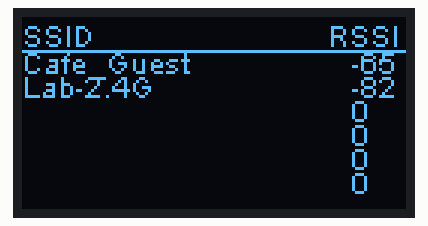
This sketch was run on a simulated ESP32. On the bench: 128×64 one-colour display. A WiFi scan finds three made-up networks.

Above: at 2.1 s.

The sketch:

Heltec_Site_Survey_Tool.ino
```cpp
#include "Arduino.h"
#include "heltec.h"
#include "WiFi.h"

struct networks {
  String Name;
  int    Signal;
};

networks networks_received [20];
networks networks_sorted[20];

void setup() {
  Serial.begin(115200);               // For serial diagnostic prints
  WiFi.mode(WIFI_STA);                // Put ESP32 into Station Mode
  Heltec.display -> init();                     // Initialise the display
  Heltec.display -> setContrast(255); // If you want turn the display contrast down, 255 is maxium and 0 in minimum, in practice about 128 is OK
  Heltec.display -> flipScreenVertically();
  Heltec.display -> setFont(ArialMT_Plain_10);  // Set the Font size
}

void loop() {
  byte available_networks = WiFi.scanNetworks(); // Count the number of networks being received
  if (available_networks == 0) {
    Serial.println("no networks found");
  } else
  {
    get_and_sort_networks(available_networks);
    Heltec.display -> clear();
    Heltec.display -> drawString(0, 0, "SSID"); Heltec.display -> drawString(102, 0, "RSSI"); Heltec.display -> drawLine(0, 11, 127, 11);
    for (int i = 1; i < 7; i = i + 1) {
      Heltec.display -> drawString(0, i * 8 + 1, networks_received[i].Name + " "); // Display SSID name
      Heltec.display -> drawString(110, i * 8 + 1, String(networks_received[i].Signal)); // Display RSSI for that network
      Heltec.display -> display();
    }
  }
  delay(200); // Wait before scanning again
}

void get_and_sort_networks(byte available_networks) {
  // First get all network names and their signal strength
  for (int i = 1; i < available_networks; i++) {
    networks_received[i].Name   = String(WiFi.SSID(i)); // Display SSID name
    networks_received[i].Signal = WiFi.RSSI(i);         // Display RSSI for that network
  }
  // Now sort in order of signal strength
  String temp_name;
  int    temp_signal, iteration = 0;
  while (iteration < available_networks) { // Now bubblesort results by RSSI
    for (int i = 2; i < available_networks; i++) {
      if (networks_received[i].Signal > networks_received[i - 1].Signal) {
        temp_name   = networks_received[i - 1].Name;
        temp_signal = networks_received[i - 1].Signal;
        networks_received[i - 1].Name  = networks_received[i].Name; // Swap around values
        networks_received[i - 1].Signal = networks_received[i].Signal;
        networks_received[i].Name   = temp_name;
        networks_received[i].Signal = temp_signal;
      }
    }
    iteration++;
  }
}
```
